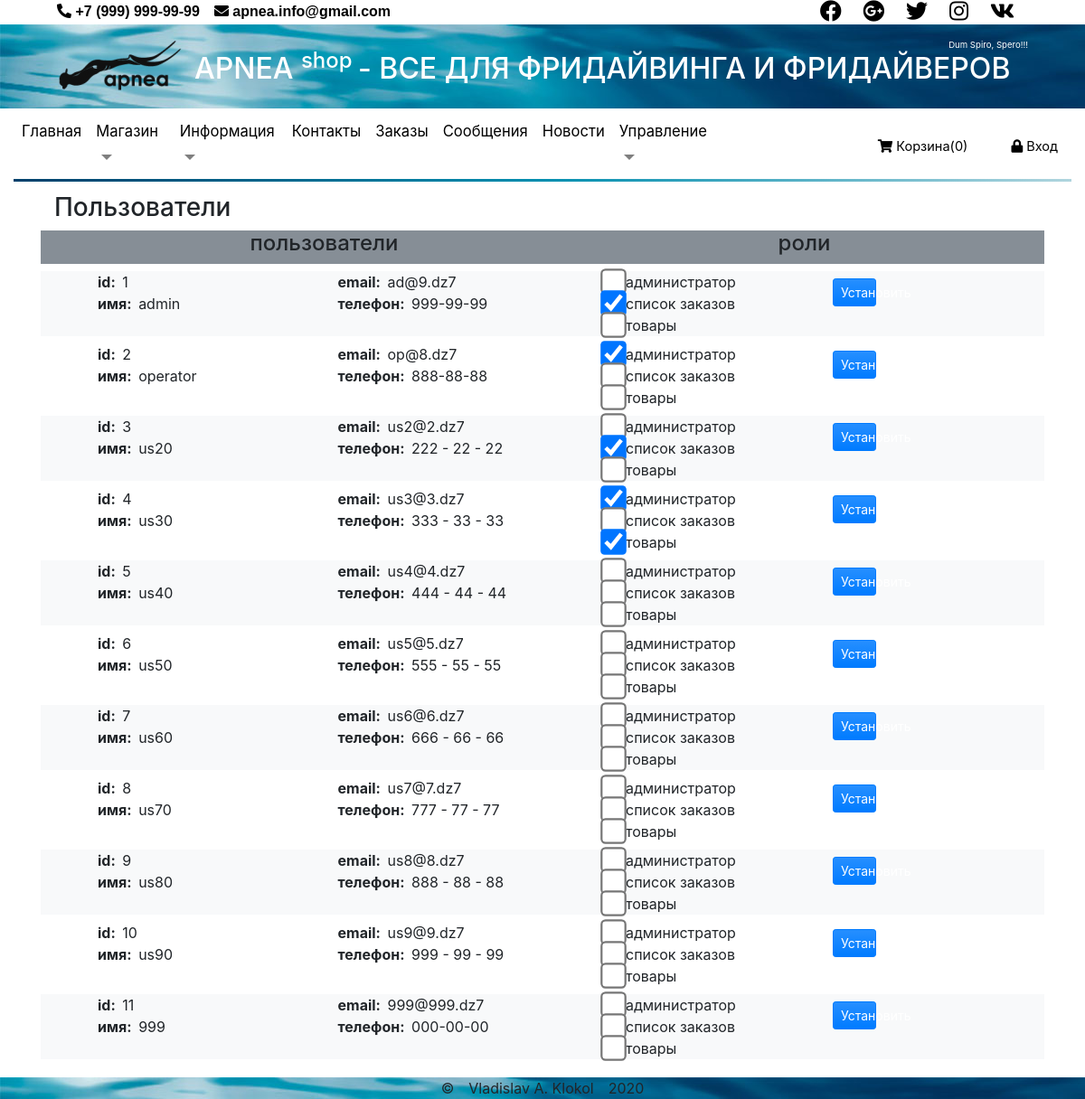
The app's page /views/admin/users.php, older data.
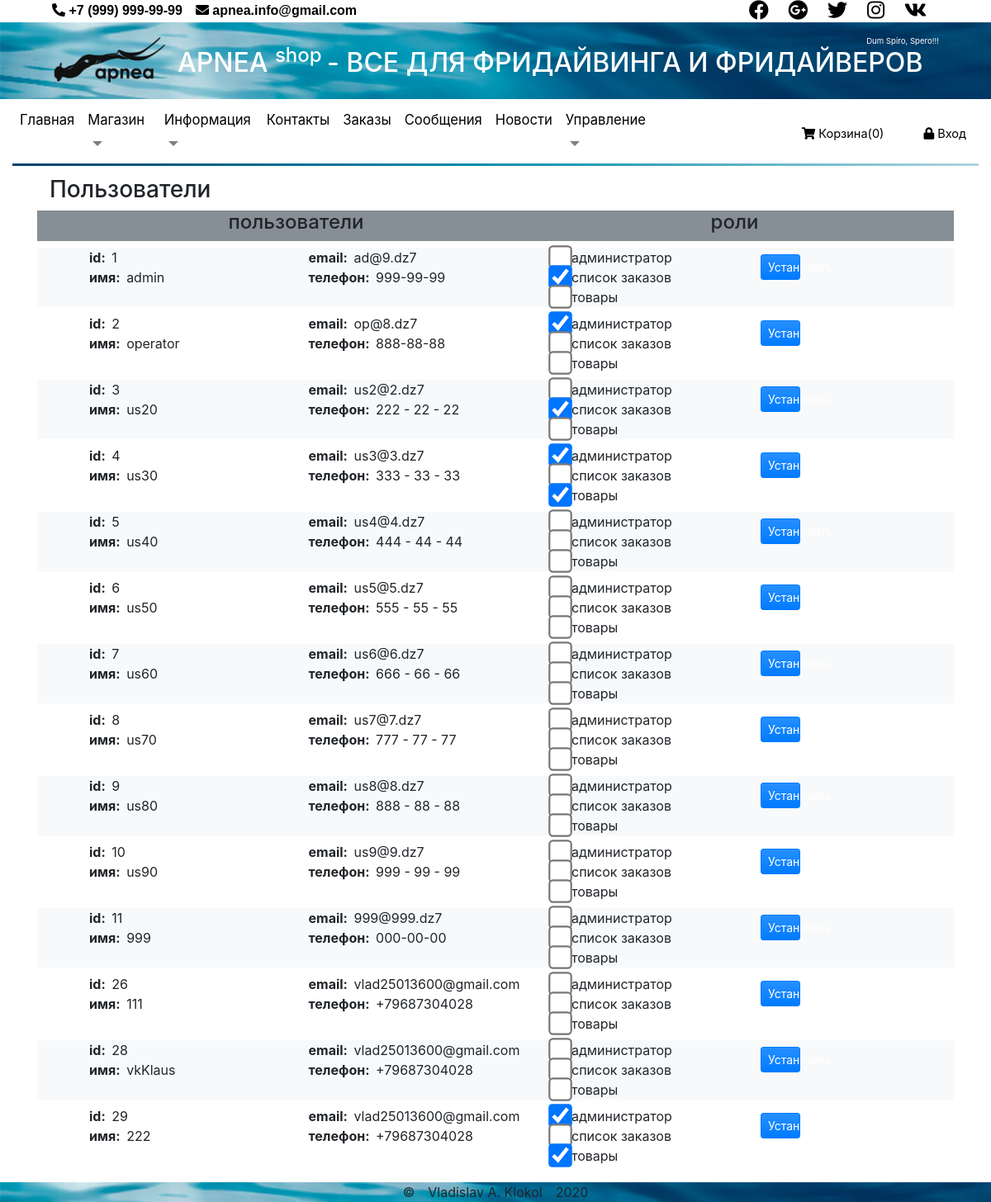
The same page, newer data.
### tables this page shows
CREATE TABLE `users` (
  `id` int(11) NOT NULL,
  `user` varchar(255) NOT NULL,
  `email` varchar(255) NOT NULL,
  `phone` varchar(20) NOT NULL,
  `password` varchar(128) NOT NULL
);

CREATE TABLE `groups` (
  `id` int(3) NOT NULL,
  `name` varchar(50) NOT NULL,
  `description` text
);

### views/layouts/index.php (called while the page is built, shortened)
<?php
require $_SERVER['DOCUMENT_ROOT'] . '/module/pdo_db.php';
require $_SERVER['DOCUMENT_ROOT'] . '/module/pdo_query.php';
$requestUri = $_SERVER['REQUEST_URI'];
if (isset($_SESSION['basket'])) {
    $inBasket = count($_SESSION['basket']);
} else {
    $inBasket = 0;
}
?>

### module/pdo_query.php (called while the page is built, shortened)
<?php
function getTable(object $pdo, string $table, string $where = "1", $sort = "", $limit = ""): array
{
    $sql = "SELECT * FROM `$table`
    WHERE " . ($where == "" ? 1 : "$where")
        . ($sort == "" ? "" : " ORDER BY $sort")
        . ($limit == "" ? "" : " LIMIT $limit");
    $stmt = $pdo->prepare($sql);
    $stmt->execute();
    return $stmt->fetchAll();
}

### views/admin/users.php (the view, shortened to what this page needs)
<?php
require $_SERVER['DOCUMENT_ROOT'] . '/views/layouts/index.php';
$users = getTable($pdo, 'users');
$groups = getTable($pdo, 'groups');
$groupUser = getTable($pdo, 'group_user');
require  $_SERVER['DOCUMENT_ROOT'] . '/views/layouts/header.php';
?>
<h3>Пользователи</h3>
<div class="row border-bottom mb-2 mt-2 pl-5 bg-secondary">
    <div class="col-6 text-center border-right">
        <h4>пользователи</h4>
    </div>
    <div class="col-6 text-center">
        <h4>роли</h4>
    </div>
</div>
<?php
$bg = 'bg-light';
foreach ($users as $user) { ?>
    <div class="row border-bottom mb-2 mt-2  pl-5 <?php
                                                    echo ($bg);
                                                    $bg = $bg == '' ? 'bg-light' : '';
                                                    $id = $user["id"];
                                                    $userGrop = array_filter($groupUser, function ($elm) use ($id) {
                                                        return $elm['user_id'] == $id;
                                                    });
                                                    $colGroupId=array_column($userGrop,'group_id');
                                                    ?>">
        <div class="col-6 border-right">
            <div class="row">
                <div class="col-6">
                    <div><strong>id:&nbsp;&nbsp;</strong><?= $user['id'] ?></div>
                    <div><strong>имя:&nbsp;&nbsp;</strong><?= $user['user'] ?></div>
                </div>
                <div class="col-6">
                    <div><strong>email:&nbsp;&nbsp;</strong><?= $user['email'] ?></div>
                    <div><strong>телефон:&nbsp;&nbsp;</strong><?= $user['phone'] ?></div>
                </div>
            </div>
        </div>
        <div class="col-6 pl-5">
            <form method="POST" class="row">
                <div class="col-6">
                    <?php foreach ($groups as $group) { ?>
                        <div class="form-check">
                            <input class="form-check-input" name="checkBox[]" value="<?= $group['id'] ?>" type="checkbox" <?=(in_array($group['id'],$colGroupId)?'checked':'')?> >
                            <label class="form-check-label">
                                <?= $group['description'] ?>
                            </label>
                        </div>
                    <?php } ?>
                </div>
                <div class="col-6 pt-2 text-left">
                    <button type="submit" class="btn btn-primary btn-sm" name="setRole" value="set">Установить</button>
                </div>
            </form>
        </div>
    </div>
<?php } ?>
<?php require $_SERVER['DOCUMENT_ROOT'] . '/views/layouts/footer.php';

### views/layouts/header.php (shortened to what this page needs)
<!DOCTYPE html>
<html lang="en">
<head>
    <link rel="stylesheet" href="/css/reset.css">
    <link rel="stylesheet" href="/css/owl.carousel.min.css">
    <link rel="stylesheet" href="/css/owl.theme.default.min.css">
    <link rel="stylesheet" href="/css/all.min.css">
    <link rel="stylesheet" href="/css/bootstrap.min.css">
    <link rel="stylesheet" href="/css/style.css">
</head>
<body>
    <header class="container-fluid header">
        <div class="row d-flex ml-5 mr-5 header-contact-info">
            <ul class="nav nav-pill col-sm-6">
                <li class="mr-3 ">
                    <a href="#">
                        <span class="contactinfo">
                            <i class="fa fa-phone-alt"></i> +7 (999) 999-99-99
                        </span>
                    </a>
                </li>
                <li>
                    <a href="#">
                        <span class="contactinfo">
                            <i class="fa fa-envelope"></i> apnea.info@gmail.com
                        </span>
                    </a>
                </li>
            </ul>
            <div class="col">
                <ul class="nav navbar-pills text-right float-right">
                    <li>
                        <a href="#">
                            <i class="fab fa-facebook  social-icons mr-4"></i>
                        </a>
                    </li>
                    <li>
                        <a href="#">
                            <i class="fab fa-google-plus  social-icons mr-4"></i>
                        </a>
                    </li>
                    <li>
                        <a href="#">
                            <i class="fab fa-twitter  social-icons mr-4"></i>
                        </a>
                    </li>
                    <li>
                        <a href="#">
                            <i class="fab fa-instagram  social-icons mr-4"></i>
                        </a>
                    </li>
                    <li">
                        <a href="#">
                            <i class="fab fa-vk  social-icons"></i>
                        </a>
                </ul>
            </div>
        </div>
        <div class="row d-flex justify-content-between header-logo pt-3 pb-3">
            <div class="col-sm-2">
                <div class="logo ml-5">
                    <a href="/"><img src="/images/logo.png" alt="" /></a>
                </div>
            </div>
            <div class="col">
                <div class="text-right slogan-shop mr-5">Dum Spiro, Spero!!! </div>
                <h2 class="text-left text-white">APNEA <sup> shop </sup> - ВСЕ ДЛЯ ФРИДАЙВИНГА И ФРИДАЙВЕРОВ</h2>
            </div>
        </div>
        <div class="header-menu d-flex justify-content-around">
            <nav class="row navbar navbar-expand-lg navbar-light pt-0 pb-0">
                <div class="collapse navbar-collapse justify-content-start" id="navbarNavDropdown">
                    <ul class="navbar-nav">
                        <li class="nav-item">
                            <a class="nav-link" href="/">
                                <span class="item-menu <?= ($requestUri == '/' ? 'active' : '') ?>">
                                    Главная <span class="sr-only">(current)</span>
                                </span>
                            </a>
                        </li>
                        <li class="nav-item dropdown">
                            <a class="nav-link dropdown-toggle" href="#" id="navbarDropdownMenuLink" data-toggle="dropdown" aria-haspopup="true" aria-expanded="false">
                                <span class="item-menu <?= ($requestUri == '/views/service/delivery.php' || $requestUri == '/views/catalog/' ? 'active' : '') ?>">
                                    Магазин
                                </span>
                            </a>
                        </li>
                        <li class="nav-item dropdown">
                            <a class="nav-link dropdown-toggle" href="#" id="navbarDropdownMenuLink" data-toggle="dropdown" aria-haspopup="true" aria-expanded="false">
                                <span class="item-menu <?= ($requestUri == '/views/service/about.php' ||  $requestUri == '/views/service/news.php' || $requestUri == '/views/service/messages.php' ? 'active' : '') ?>">
                                    Информация
                                </span>
                            </a>
                        </li>
                        <li class="nav-item">
                            <a class="nav-link" href="/views/service/contact.php">
                                <span class="item-menu <?= ($requestUri == '/views/service/contact.php' ? 'active' : '') ?>">
                                    Контакты
                                </span>
                            </a>
                        </li>
                        <li class="nav-item">
                            <a class="nav-link" href="/views/admin/orders.php">
                                <span class="item-menu">
                                    Заказы
                                </span>
                            </a>
                        </li>
                        <li class="nav-item">
                            <a class="nav-link" href="/views/admin/messages.php">
                                <span class="item-menu">
                                    Сообщения
                                </span>
                            </a>
                        </li>
                        <li class="nav-item">
                            <a class="nav-link" href="/views/admin/news.php">
                                <span class="item-menu">
                                    Новости
                                </span>
                            </a>
                        </li>
                        <li class="nav-item dropdown">
                            <a class="nav-link dropdown-toggle" href="#" id="navbarDropdownMenuLink" data-toggle="dropdown" aria-haspopup="true" aria-expanded="false">
                                <span class="item-menu">
                                    Управление
                                </span>
                            </a>
                        </li>
                    </ul>
                </div>
            </nav>
            <div class="col-sm-4 align-self-center">
                <ul class="nav navbar-nav float-right d-flex flex-row">
                    <li class="mr-5">
                        <a href="/views/order/">
                            <span class="header-enter">
                                <i class="fa fa-shopping-cart"></i>
                                Корзина(<span id="cart-count"><?= $inBasket ?></span>)
                            </span>
                        </a>
                    </li>
                    <li>
                        <?php if (isset($_SESSION['user']['user'])) { ?>
                            <a href="/views/authorization/exit.php">
                                <span class="header-enter">
                                <i class="fas fa-sign-out-alt"></i>
                                    Выход (<?= $_SESSION['user']['user']?>)
                                </span>
                            </a>
                        <?php } else { ?>
                            <a href="/views/authorization/">
                                <span class="header-enter">
                                    <i class="fa fa-lock"></i>
                                    Вход
                                </span>
                            </a>
                        <?php } ?>
                    </li>
                </ul>
            </div>
        </div>
        <hr class="hr-horizontal-gradient mt-0 mb-0">
    </header>
    <main class="container-fluid main-container">

### views/layouts/footer.php (shortened to what this page needs)
</main>
<footer class="container-fluid footer text-center">
            <div>&copy;&emsp;Vladislav A. Klokol&emsp;2020</div>
        </footer>
</body>
</html>

### css/style.css (style rules this page uses)
.header-logo, .footer { background-image: url("../images/water-banner-header.jpg"); }
header { background-color: #fff; }
.slogan-shop { font-size: 0.6em; color: #fff; }
.contactinfo { font-size: 1em; color: #000; font-family: Arial, Helvetica, sans-serif; font-weight: bold; }
.social-icons { font-size: 1.5em; color: #000; }
.navbar-nav { font-size: 1.3em; }
.header-enter { color: #000; font-size: 0.7em; }
.item-menu, .item-submenu { color: #000; font-weight: normal; font-size: 0.8em; }
.hr-horizontal-gradient { height: 3px; border: none; background: linear-gradient(45deg, #01406b, #028eaf, #b0d5de); }
.main-container { padding: 1% 5%; min-height: 82vh; }
.form-check-input { transform: scale(2.2,2.2); }
.btn-sm { width: 3rem; }

Row changes from the older to the newer data that the page shows:
added users: id "26", user "111", email "vlad25013600@gmail.com", phone "+79687304028", groups (description "администратор"), groups (description "список заказов"), groups (description "товары")
added users: id "28", user "vkKlaus", email "vlad25013600@gmail.com", phone "+79687304028", groups (description "администратор"), groups (description "список заказов"), groups (description "товары")
added users: id "29", user "222", email "vlad25013600@gmail.com", phone "+79687304028", groups (id "☑", description "администратор"), groups (description "список заказов"), groups (id "☑", description "товары")
